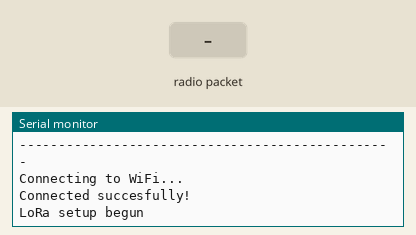
Bench run of a sketch on a simulated ESP32. On the bench: the last lines printed to the serial monitor. The inputs (shaded band) are chosen by the test bench. WiFi joins after 1.5 s; servers stay silent unless stated; uploads are accepted with an empty reply; the local clock reads 2024-03-15 10:24:30 at power-on unless the sketch sets it; no radio packets arrive unless stated.

Above: at 4.2 s.
4.3 s: radio packet "#" arrives
At 5.8 s:
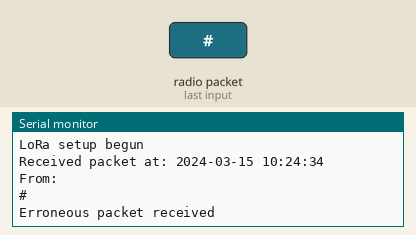
6.8 s: radio packet "@" arrives
At 8.9 s:
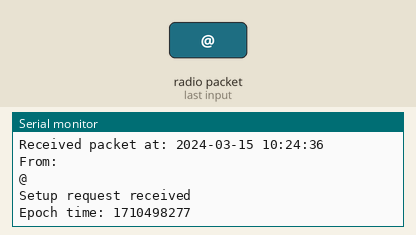
9.3 s: radio packet "&" arrives
At 10.3 s:
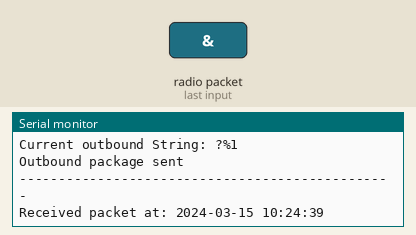
11.3 s: radio packet "?" arrives
At 13.5 s:
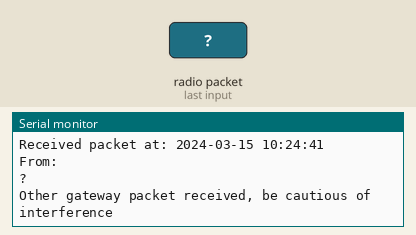
Timing chart, 0 to 14.8 s (numbered marks = the images above; inputs shaded):
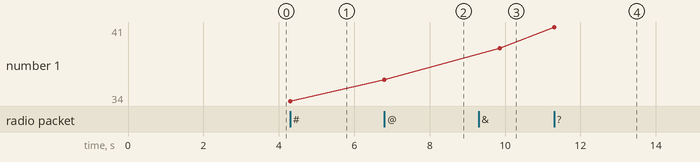

Measured:
- after the input at 4.3 s, the serial monitor: prints a new line at once (image 1)
- after the input at 6.8 s, the serial monitor: prints a new line at once (image 2)
- after the input at 9.3 s, the serial monitor: prints a new line after 0.56 s (image 3)
- after the input at 11.3 s, the serial monitor: prints a new line at once (image 4)
- plotted number 1: 34 → 36 after the input at 6.8 s, 36 → 39 after the input at 9.3 s, 39 → 41 after the input at 11.3 s

The sketch:

gateway_final.ino
```cpp
// To be done:
// LoRa setup data response is not currently received by sensor
// UID is not currently being set either by server nor gateway
// Time intervals are not currently given
// Potential handling of on-the-fly setting adjustment of sensors

// Include required libraries
#include <HTTPClient.h>
#include <ArduinoJson.h>
#include <WiFi.h>
#include <SPI.h>
#include <LoRa.h>
#include "time.h"

// Define the pins used by the LoRa module
const int csPin = 0;     // LoRa radio chip select
const int resetPin = 1;  // LoRa radio reset
const int irqPin = 2;    // Must be a hardware interrupt pin

// Information for WiFi connection
const char* ssid = "Sensomatic";
const char* password = "password12!";

const char* httpDestination = "https://api.faauzite.com/datacollector/handle_post/";

// Information for NTP connection
const char* ntpServer = "pool.ntp.org";
const long gmtOffset_sec = 3600;
const int daylightOffset_sec = 3600;

unsigned long epochTime;

// Variables for sensor data storage
String distance;

int NTP;
int sleepInterval = 1; // Default in minutes

// JSON size
char jsonOutput[128];

void wifi_setup() {
  delay(1000);
  WiFi.begin(ssid, password);   //Connects to the WiFi
  while (WiFi.status() != WL_CONNECTED) {
    delay(1000);
    Serial.println("------------------------------------------------");
    Serial.println("Connecting to WiFi...");    // Prints connecting message if not connected
  }
  Serial.println("Connected succesfully!");     // Connected
}

void lora_setup() {
  // Setup LoRa module
  LoRa.setPins(csPin, resetPin, irqPin);

  Serial.println("LoRa setup begun");

  // Start LoRa module at local frequency
  // 433E6 for Europe
  // 866E6 for Europe
  // 915E6 for North America

  if (!LoRa.begin(433E6)) {
    Serial.println("Starting LoRa failed!");
    while (1)
      ;
  }

  // Set spreading factor to highest
  LoRa.setSpreadingFactor(12);

  // Set signal bandwith. Must be 125 kHz or 250 kHz in Europe
  LoRa.setSignalBandwidth(125E3);

  // This combination results in an approximate bitrate of 250 bits/second according to TTN
}


// Function for getting current time in UNIX format
unsigned long getTime() {
  time_t now;
  struct tm timeinfo;
  if (!getLocalTime(&timeinfo)) {
    //Serial.println("Failed to obtain time");
    return(0);
  }
  time(&now);
  return now;
}

void setup() {
  Serial.begin(115200);
  while (!Serial)
    ;

  wifi_setup();
  configTime(0, 0, ntpServer);
  lora_setup();
}

void loop() {
  int packetSize = LoRa.parsePacket(); // Try to parse the packet
  if (packetSize) {   // When LoRa packet received
    time_t currentTime = getTime(); // Get current time
    struct tm * timeinfo = localtime(&currentTime); // Convert UNIX time to struct tm

    Serial.print("Received packet at: ");
    // Print current time in 24-hour format
    char timeString[20];
    strftime(timeString, sizeof(timeString), "%Y-%m-%d %H:%M:%S", timeinfo);
    Serial.println(timeString);

    // Read packet
    // Request format: @UID
    // Data format: &data#UID

    while (LoRa.available()) {
      String payload = LoRa.readString();

      int pos1 = payload.indexOf("#");
      String requestUID = payload.substring(1, payload.length());

      Serial.print("From: ");
      Serial.println(requestUID);
      Serial.println("");
      Serial.println(payload);
      Serial.println("");

      if (String(payload[0]) == "@") {
        Serial.println("Setup request received");
        epochTime = getTime();
        Serial.print("Epoch time: ");
        Serial.println(epochTime);

        // Outbound format: ?requestUID%sleepInterval
        String(outbound) = "?" + String(requestUID) + "%" + String(sleepInterval);

        delay(2000);

        Serial.print("Current outbound String: ");
        Serial.println(outbound);

        LoRa.beginPacket();
        LoRa.print(outbound);
        LoRa.endPacket();

        Serial.println("Outbound package sent");
        Serial.println("------------------------------------------------");
      }

      else if (String(payload[0]) == "&") {
        // Read data from string
        // Format "&data#UID
        int pos1 = payload.indexOf("#");

        distance = payload.substring(1, pos1);
        String MAC = payload.substring(pos1+1, payload.length());

        Serial.print("Data received from: ");
        Serial.println(MAC);
        Serial.print("Measured distance is: ");
        Serial.println(distance);
        Serial.println("");

        // POST this to the HTTP connection
        if (WiFi.status() == WL_CONNECTED) {
          HTTPClient http;

          http.begin(httpDestination); // Specify destination for HTTP request
          http.addHeader("Content-Type", "application/json"); // Specify content-type header

          const size_t CAPACITY = JSON_OBJECT_SIZE(1);
          StaticJsonDocument<CAPACITY> doc;

          JsonObject object = doc.to<JsonObject>();
          // Read from incoming
          object["MAC"] = MAC;
          object["distance"] = distance;

          // Extrapolated locally
          object["rssi"] = LoRa.packetRssi();

          serializeJson(doc, jsonOutput);

          int httpResponseCode = http.POST(String(jsonOutput)); // Actual POST request

          String jsonResponse = http.getString();       // Get response and print in Serial

          deserializeJson(doc, jsonResponse);

          int sleepInterval = doc["sleepInterval"];

          Serial.print("httpResponseCode: ");
          Serial.println(httpResponseCode);
          Serial.print("Json Response: ");
          Serial.println(jsonResponse);
          Serial.print("Sleep interval set to: ");
          Serial.println(sleepInterval);

          http.end();   // Ends HTTP to free resources
          Serial.println("HTTP communication ended");
          Serial.println("------------------------------------------------");
        }

        else {
          Serial.println("Error in WiFi connection");
          }
      }

      else if (String(payload[0]) == "?") {Serial.println("Other gateway packet received, be cautious of interference");}
      else {Serial.println("Erroneous packet received");}
    }
  }
}
```
